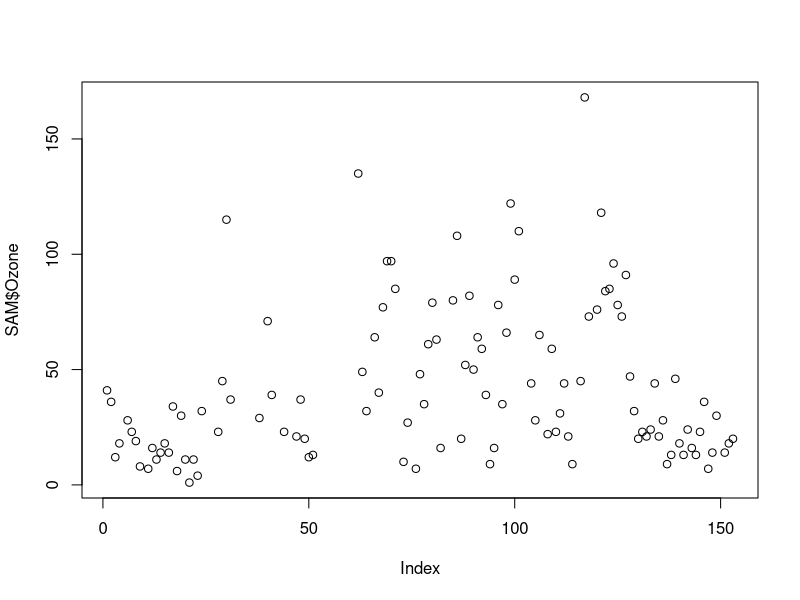
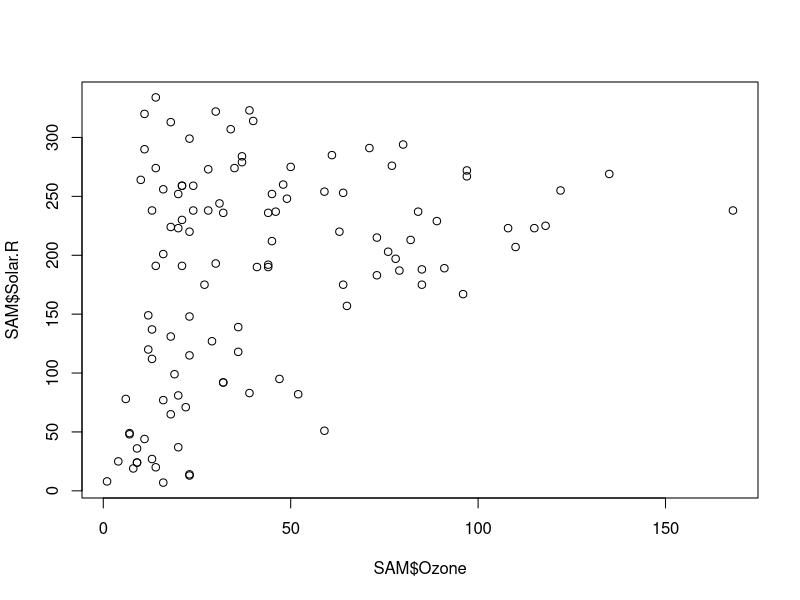
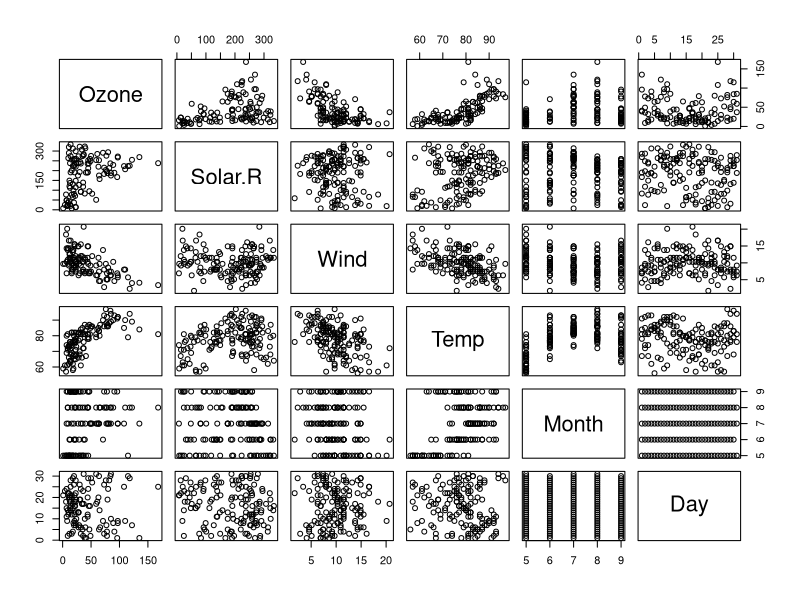
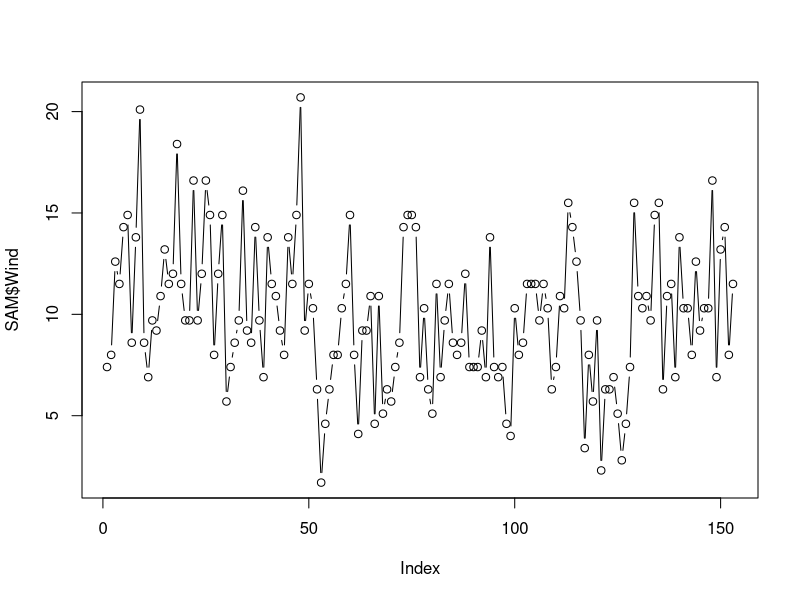
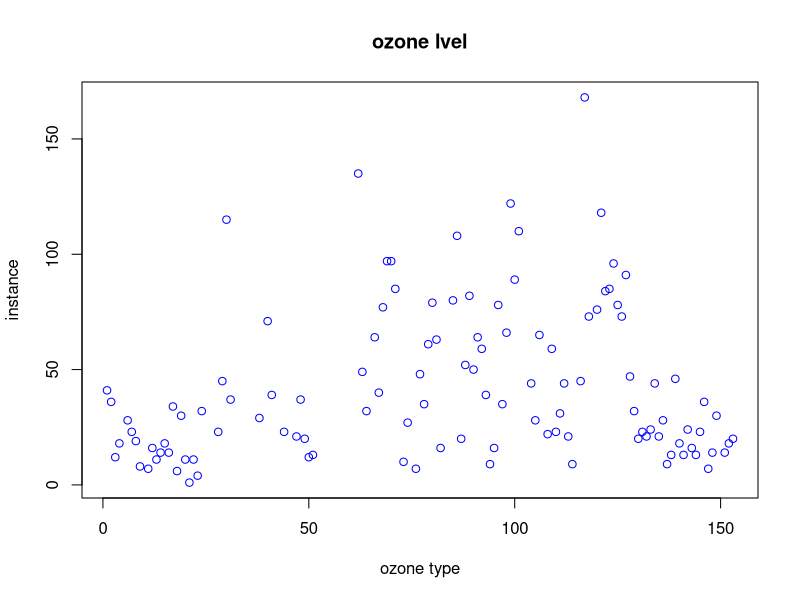
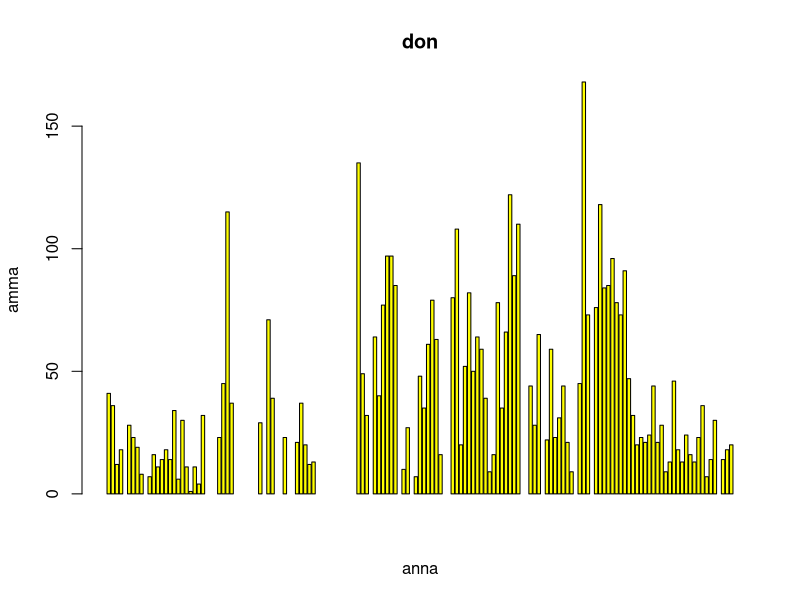
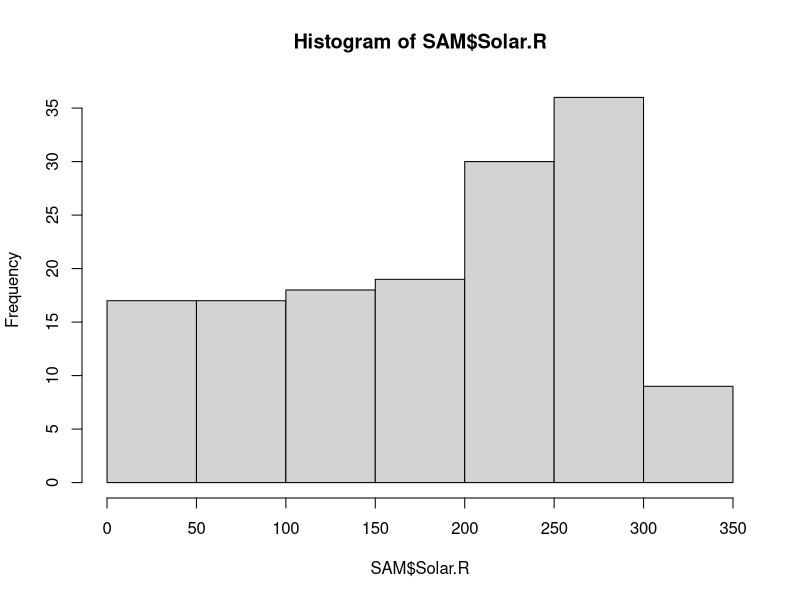
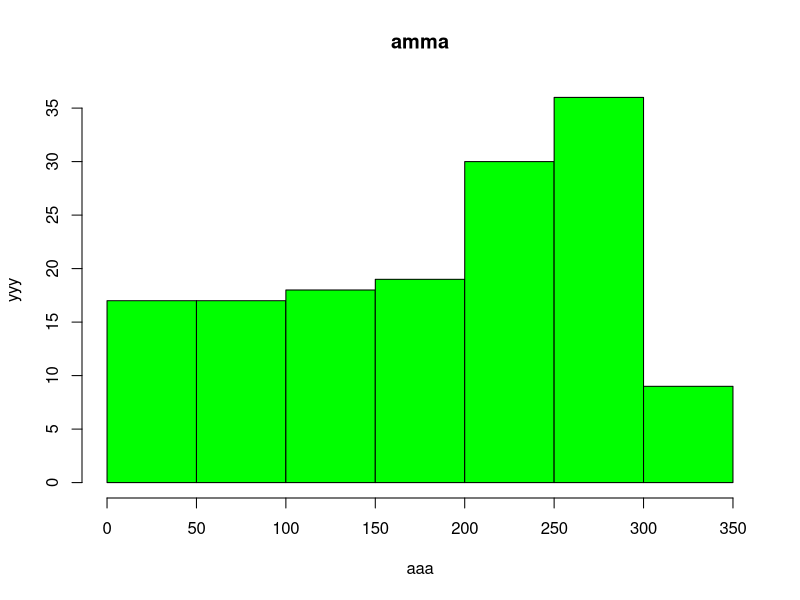

Reproduce these figures in R, in order.
SAM<-datasets::airquality
head(SAM)
tail(SAM)
SAM[,c(1,2,3)]
SAM$Ozone
SAM$Temp
summary(SAM)
summary(SAM$Day)
plot(SAM$Ozone)
plot(SAM$Ozone,SAM$Solar.R)
plot(SAM)
plot(SAM$Wind,type = "b")
plot(SAM$Ozone, type = "p",xlab = 'ozone type',ylab = "instance", main = "ozone lvel",col = "blue")
barplot(SAM$Ozone, xlab = "anna", ylab = "amma", col = "yellow", main = "don")
hist(SAM$Solar.R)
hist(SAM$Solar.R, main = "amma", xlab = "aaa", ylab = "yyy", col = "green")
boxplot(SAM$Ozone, SAM$Month)
boxplot(SAM[,c(2:4)])


